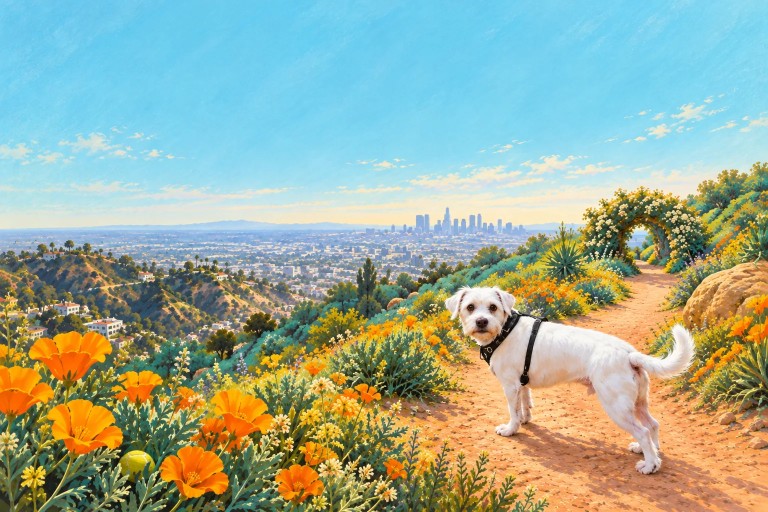
#> input picture assets/world/vista.webp, 1536 x 1024 px (shown at 1/2 size); its folder holds 8 pictures in this run
$ python sketch.py
#> lines starting #> are read from the running program, lines starting #| are printed output that depends on the picture
"""Makes the pencil underdrawing the arrival draws in, from the trailhead paintings.

    python tools/sketch.py

Writes assets/world/vista-sketch.webp and vista-tall-sketch.webp: grayscale "graphite darkness"
(0 = bare paper, 255 = darkest line), at 1024 px on the long side. The arrival shader uses the same
value to order the drawing: the strongest contours appear first.

Method: XDoG (extended difference of Gaussians) on a softened luminance, which reads as a pencil
drawing rather than a raw edge filter. The sky's marks are lightened so it stays mostly open paper.
Needs: pillow numpy scipy.
"""
import os
import numpy as np
from PIL import Image
from scipy import ndimage as nd

ROOT = os.path.dirname(os.path.dirname(os.path.abspath(__file__)))
WORLD = os.path.join(ROOT, 'assets', 'world')


def xdog(lum, sigma=1.4, k=1.6, tau=0.98, eps=0.015, phi=25):
    d = nd.gaussian_filter(lum, sigma) - tau * nd.gaussian_filter(lum, sigma * k)
    return np.clip(np.where(d >= eps, 1.0, 1 + np.tanh(phi * (d - eps))), 0, 1)


def sky_weight(depth_file, size):
    """1 on land, fading to 0.35 in the sky (depth 0), from the arrival's depth map."""
    d = np.asarray(Image.open(os.path.join(WORLD, depth_file)).convert('L').resize(size, Image.BILINEAR)) / 255
    return 0.35 + 0.65 * np.clip(d / 0.06, 0, 1)


for src, depth, out in [('vista.webp', 'vista-depth.webp', 'vista-sketch.webp'),
                        ('vista-tall.webp', 'vista-tall-depth.webp', 'vista-tall-sketch.webp')]:
    img = Image.open(os.path.join(WORLD, src)).convert('RGB')
#> img is the input picture: PIL image 1536x1024 RGB; mean R, G, B 155.1, 172.2, 152.7
    scale = 1024 / max(img.size)
#> scale = 0.667
    img = img.resize((round(img.width * scale), round(img.height * scale)), Image.LANCZOS)
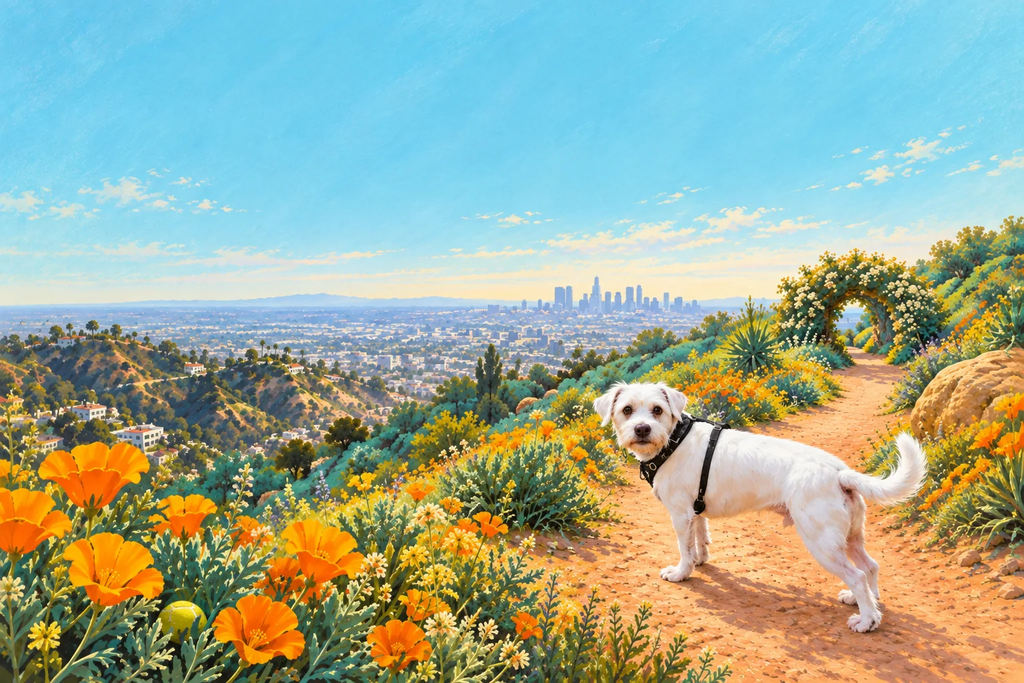
#> img: PIL image 1024x683 RGB; mean R, G, B 155.1, 172.2, 152.7
    lum = np.asarray(img).astype(float) @ [0.299, 0.587, 0.114] / 255
    lum = nd.gaussian_filter(nd.median_filter(lum, 5), 0.75)
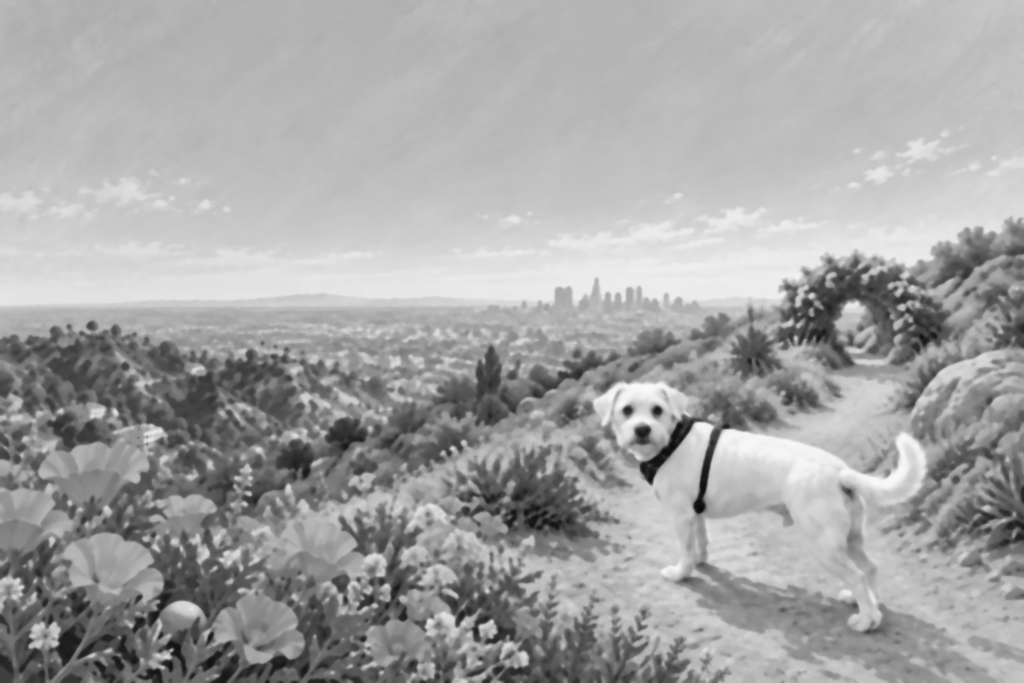
#> lum: shape (683, 1024) float64; min 0.0361, max 0.981, mean 0.644
    dark = (1 - xdog(lum)) * sky_weight(depth, img.size)
#> in xdog, `d = nd.gaussian_filter(lum, sigma) - tau * nd.gaussian_filter(lum, sig..`:
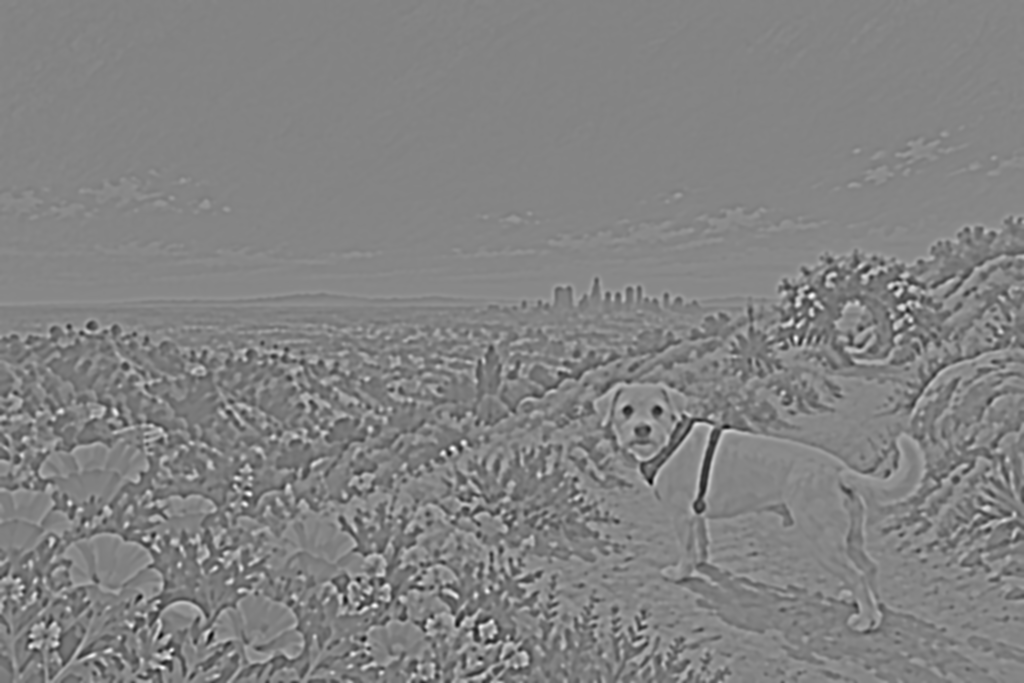
#> d: shape (683, 1024) float64; min -0.11, max 0.13, mean 0.0129; drawn with min black and max white
#> in xdog, `return np.clip(np.where(d >= eps, 1.0, 1 + np.tanh(phi * (d - eps))), ..`:
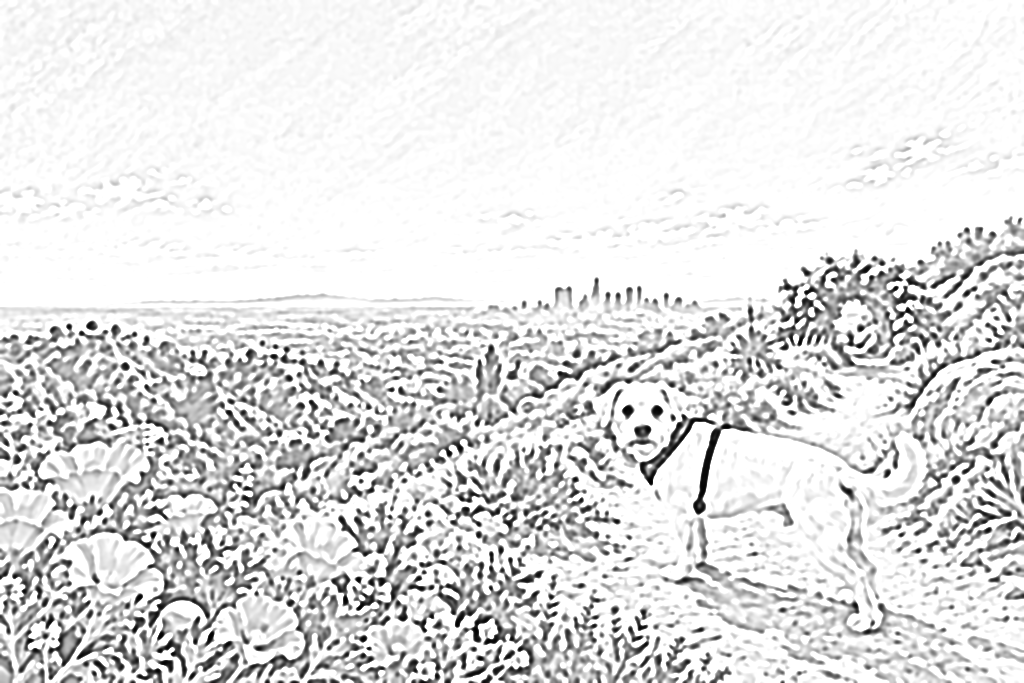
#> returned value: shape (683, 1024) float64; min 0.00383, max 1, mean 0.882
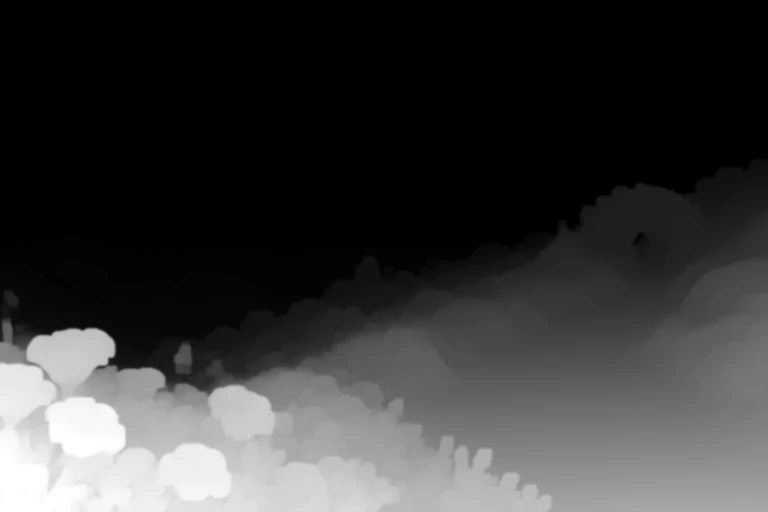
#> input picture assets/world/vista-depth.webp, 768 x 512 px
#> in sky_weight, `return 0.35 + 0.65 * np.clip(d / 0.06, 0, 1)`:
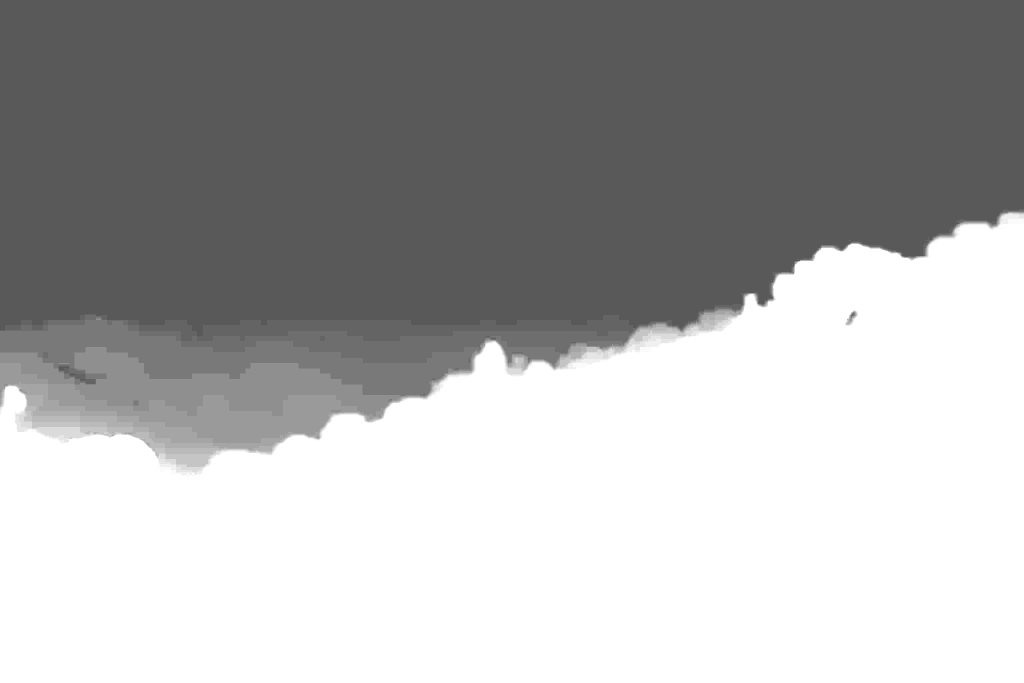
#> returned value: shape (683, 1024) float64; min 0.35, max 1, mean 0.675
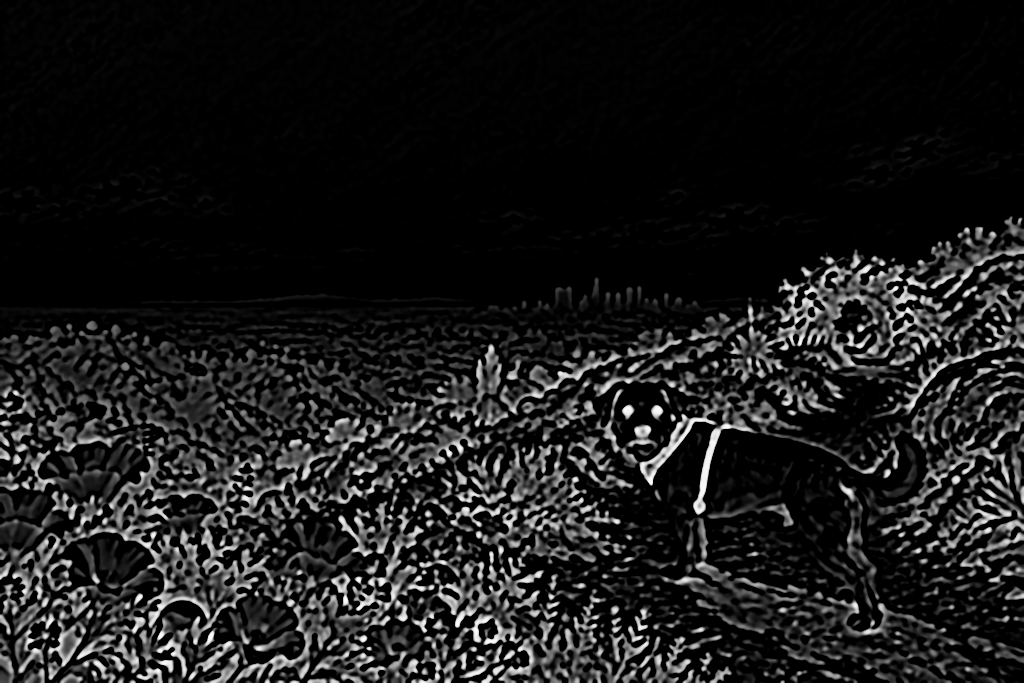
#> dark: shape (683, 1024) float64; min 0, max 0.996, mean 0.106
    Image.fromarray((np.clip(dark * 1.15, 0, 1) * 255).round().astype(np.uint8), 'L').save(
        os.path.join(WORLD, out), 'WEBP', quality=80, method=6)
    print(out, img.size, os.path.getsize(os.path.join(WORLD, out)) // 1024, 'KB')
#| vista-sketch.webp (1024, 683) 87 KB
#> (the run stopped early here; a loop or call above may not have finished)
